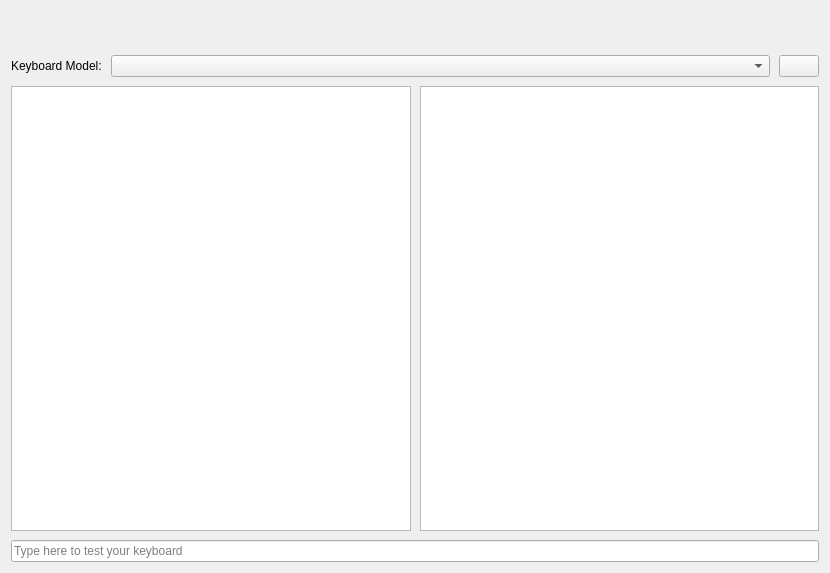
<?xml version="1.0" encoding="UTF-8"?>
<ui version="4.0">
 <class>Page_Keyboard</class>
 <widget class="QWidget" name="Page_Keyboard">
  <property name="geometry">
   <rect>
    <x>0</x>
    <y>0</y>
    <width>830</width>
    <height>573</height>
   </rect>
  </property>
  <property name="windowTitle">
   <string>Form</string>
  </property>
  <layout class="QVBoxLayout" name="verticalLayout">
   <property name="spacing">
    <number>9</number>
   </property>
   <item>
    <layout class="QHBoxLayout" name="horizontalLayout">
     <property name="spacing">
      <number>0</number>
     </property>
     <property name="topMargin">
      <number>12</number>
     </property>
     <property name="bottomMargin">
      <number>12</number>
     </property>
     <item>
      <spacer name="horizontalSpacer_2">
       <property name="orientation">
        <enum>Qt::Horizontal</enum>
       </property>
       <property name="sizeHint" stdset="0">
        <size>
         <width>40</width>
         <height>20</height>
        </size>
       </property>
      </spacer>
     </item>
     <item>
      <layout class="QVBoxLayout" name="KBPreviewLayout"/>
     </item>
     <item>
      <spacer name="horizontalSpacer">
       <property name="orientation">
        <enum>Qt::Horizontal</enum>
       </property>
       <property name="sizeHint" stdset="0">
        <size>
         <width>40</width>
         <height>20</height>
        </size>
       </property>
      </spacer>
     </item>
    </layout>
   </item>
   <item>
    <layout class="QHBoxLayout" name="horizontalLayout_2">
     <property name="topMargin">
      <number>0</number>
     </property>
     <item>
      <widget class="QLabel" name="label">
       <property name="text">
        <string>Keyboard Model:</string>
       </property>
      </widget>
     </item>
     <item>
      <widget class="QComboBox" name="comboBoxModel">
       <property name="sizePolicy">
        <sizepolicy hsizetype="Expanding" vsizetype="Fixed">
         <horstretch>0</horstretch>
         <verstretch>0</verstretch>
        </sizepolicy>
       </property>
      </widget>
     </item>
     <item>
      <widget class="QPushButton" name="buttonRestore">
       <property name="text">
        <string/>
       </property>
       <property name="icon">
        <iconset resource="keyboard.qrc">
         <normaloff>:/images/restore.png</normaloff>:/images/restore.png</iconset>
       </property>
       <property name="iconSize">
        <size>
         <width>18</width>
         <height>18</height>
        </size>
       </property>
      </widget>
     </item>
    </layout>
   </item>
   <item>
    <layout class="QHBoxLayout" name="horizontalLayout_3">
     <property name="spacing">
      <number>9</number>
     </property>
     <item>
      <widget class="QListView" name="listLayout"/>
     </item>
     <item>
      <widget class="QListWidget" name="listVariant"/>
     </item>
    </layout>
   </item>
   <item>
    <widget class="QLineEdit" name="LE_TestKeyboard">
     <property name="font">
      <font>
       <weight>50</weight>
       <bold>false</bold>
      </font>
     </property>
     <property name="inputMask">
      <string/>
     </property>
     <property name="text">
      <string/>
     </property>
     <property name="placeholderText">
      <string>Type here to test your keyboard</string>
     </property>
    </widget>
   </item>
  </layout>
 </widget>
 <tabstops>
  <tabstop>comboBoxModel</tabstop>
  <tabstop>listLayout</tabstop>
  <tabstop>listVariant</tabstop>
  <tabstop>LE_TestKeyboard</tabstop>
  <tabstop>buttonRestore</tabstop>
 </tabstops>
 <resources>
  <include location="keyboard.qrc"/>
 </resources>
 <connections/>
</ui>
